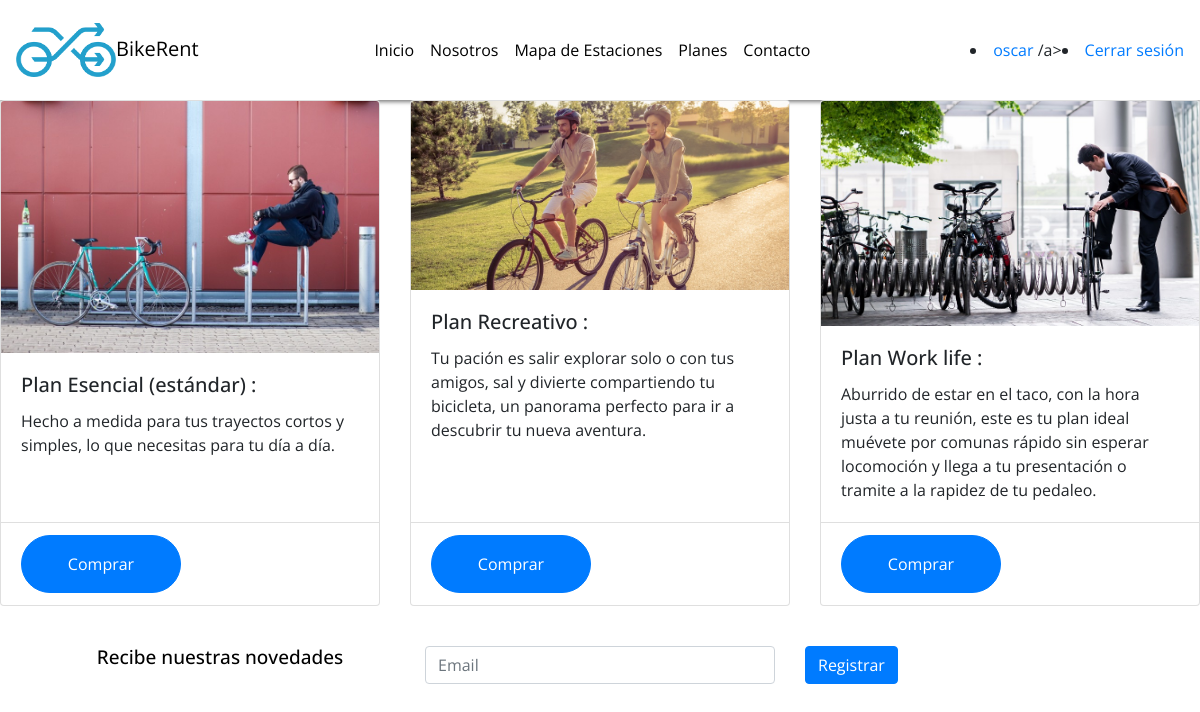
Page /planes/plan_list.html/ (signed in) on the committed database.
### planes/models.py (models this page shows)
class Plan(models.Model):
    NombrePlan = models.CharField(max_length=30)
    descripcion = models.TextField();
    precio = models.IntegerField();
    fecha = models.DateTimeField(default=timezone.now);
    imagen = models.ImageField(upload_to="planes", null = True)
    def __str__(self):
        return self.NombrePlan

### planes/views.py (the view)
# urls.py: re_path( r'^planes/plan_list.html/$', views.plan_list, name="plan_list"),
def plan_list(request):
    planes = Plan.objects.all()
    return render(request, 'planes/plan_list.html', {'planes': planes})

### planes/templates/planes/plan_list.html (shortened to what this page needs)
{% extends 'base.html' %}
{% load static ("planes.css") %]
{% load static %}
{% block content %}
<link href="{% static 'css/planes.css' %}" rel="stylesheet">
<div class="row row-cols-1 row-cols-md-3">
  {% for plan in planes %}
  <div class="col mb-3">
    <div class="card h-100">
      <img src="{{ plan.imagen.url }}" class="card-img-top" alt="...">
      <div class="card-body">
        <h5 class="card-title">{{ plan }} :</h5>
        <p class="card-text">{{ plan.descripcion }}</p>
      </div>
      <div class="card-footer bg-transparent">
        <a  class="btn btn-primary" href="{% url 'plan_venta' pk=plan.pk %}">Comprar</a>
        </div>
    </div>
  </div>
  {% endfor %}
</div>
  <br>
      <div class="container">
        <div class="row">
          <div class="col-sm">
            <div class="form-group mb-2">
                <h1>Recibe nuestras novedades</h1>
            </div>
          </div>
          <div class="col-sm">
            <form  id="form-nuevousuario" method="POST">
                <div class="form-group ">
                  <input type="email" class="form-control" placeholder="Email" id="idNombreCompleto" name="idNombreCompleto" required />
                </div>
              </form>
          </div>
          <div class="col-sm">
            <button type="submit" class="btn btn-primary mb-2">Registrar</button>
          </div>
        </div>
      </div>
{% endblock %}

### planes/templates/base.html (shortened to what this page needs)
{% load static %}
<!DOCTYPE html>
<html lang="es">
<head>
    {% load pwa %}
    <link href="https://unpkg.com/ionicons@4.5.10-0/dist/css/ionicons.min.css" rel="stylesheet">
    <link rel="stylesheet" href="https://stackpath.bootstrapcdn.com/bootstrap/4.5.2/css/bootstrap.min.css">
    <link rel="stylesheet" href="{% static 'css/index2.css'%}">
</head>
<body>
    <nav class="navbar navbar-expand-lg">
        <a class="navbar-brand" href="#"><img src="{% static 'img/logoCelesteBici.png' %}" class="img-fluid" width="100px" height="100px" alt="" srcset="">BikeRent </a>
        <div class="collapse navbar-collapse" id="navbarSupportedContent">
          <ul class="navbar-nav mr-auto ml-auto text-center sticky-top">
            <li class="nav-item active">
              <a class="nav-link " href="{% url 'index2'%}">Inicio <span class="sr-only">(current)</span></a>
            </li>
            <li class="nav-item">
              <a class="nav-link" href="{% url 'nosotros'%}">Nosotros</a>
            </li>
            <li class="nav-item">
              <a class="nav-link" href="{% url 'Mapa'%}">Mapa de Estaciones</a>
          </li>
            <li class="nav-item">
                <a class="nav-link" href="{% url 'plan_list'%}">Planes</a>
            </li>
            <li class="nav-item">
                <a class="nav-link" href="{% url 'contacto'%}">Contacto</a>
            </li>
          </ul>
          {% if user.is_authenticated %}
          <li>
            <a href="#">{{ user.username}} </a>/a>
          </li>
          <li>
            <a href="{% url 'logout'%}">Cerrar sesión</a>
          </li>
          {% endif %}
        </div>
      </nav>
{% block content %}
{% endblock %}
</body>
</html>

### planes/static/css/index2.css (style rules this page uses)
* { margin: 0; padding: 0; box-sizing: border-box; }
body { background: #fff; overflow-x: hidden; font-family: 'Open Sans', sans-serif; }
.navbar { background-color: #fff; box-shadow: 0 2px 4px 0 rgba(0,0,0,0.5); min-height: 100px; }
.nav-link { color:black; border-radius: 24px; }
.navbar-brand { color: #000000; }

### planes/static/css/planes.css (style rules this page uses)
* { margin: 0; padding: 0; box-sizing: border-box; }
body { background: #fff; overflow-x: hidden; font-family: 'Open Sans', sans-serif; }
.navbar { background-color: #fff; box-shadow: 0 2px 4px 0 rgba(0,0,0,0.5); min-height: 100px; }
.nav-link { color:black; border-radius: 24px; }
.navbar-brand { color: #000000; }
.card-footer .btn { font-weight: 400; padding: 1rem 2rem; border-radius: 5rem; min-width: 10rem; }
.form-group h1 { font-size:19px; font-weight: 500; color: black; text-align: center; margin-bottom: 20px; }

### rows in the picture
Plan: imagen (picture), NombrePlan "Plan Esencial (estándar)", descripcion "Hecho a medida para tus trayectos cortos y simples, lo que necesitas para tu día a día."
Plan: imagen (picture), NombrePlan "Plan Recreativo", descripcion "Tu pación es salir explorar solo o con tus amigos, sal y divierte compartiendo tu bicicleta, un panorama perfecto para ir a descubrir tu nueva aventura."
Plan: imagen (picture), NombrePlan "Plan Work life", descripcion "Aburrido de estar en el taco, con la hora justa a tu reunión, este es tu plan ideal muévete por comunas rápido sin esperar locomoción y llega a tu presentación o tramite a la rapidez de tu pedaleo."

### other values in the picture
{{ user.username }} "oscar"
